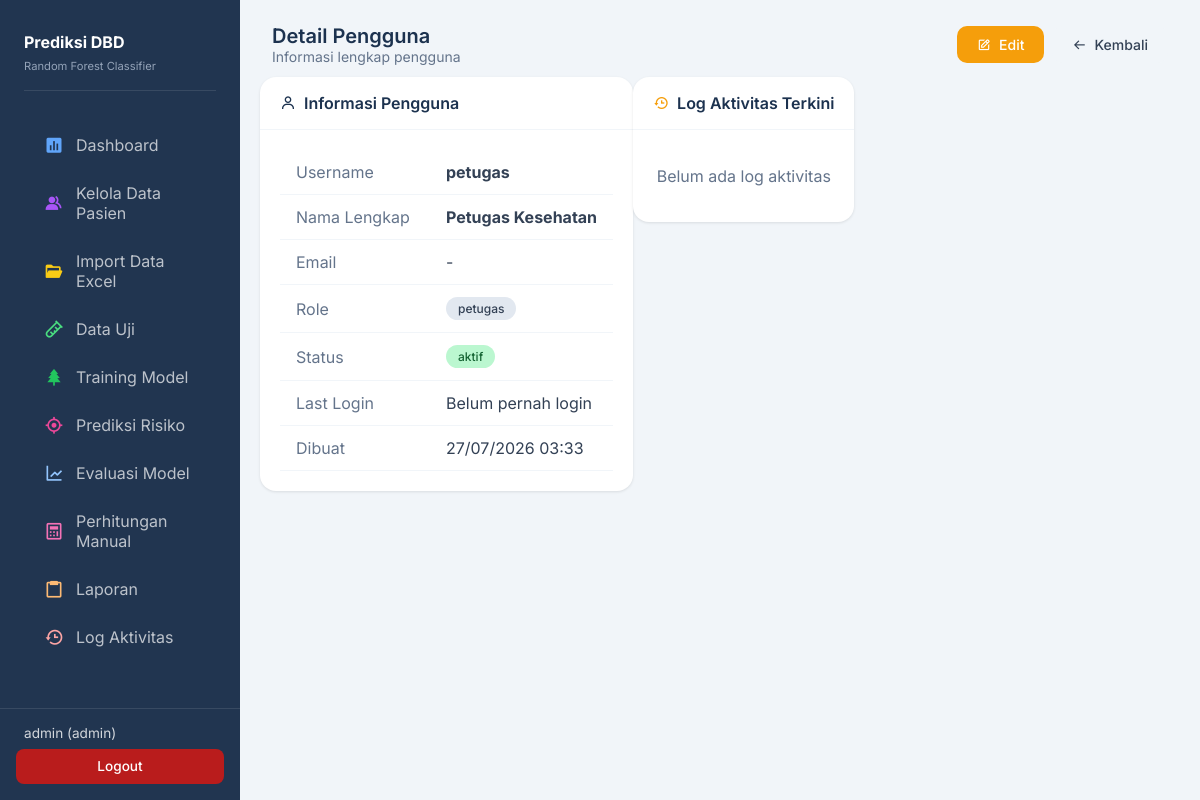
The app's page /users/view/2 (signed in) with its own data.
### app/models.py (models this page shows, shortened)
class User(UserMixin, db.Model):
    __tablename__ = 'users'
    id = db.Column(db.Integer, primary_key=True)
    username = db.Column(db.String(50), unique=True, nullable=False)
    password = db.Column(db.String(255), nullable=False)
    nama_lengkap = db.Column(db.String(100), nullable=False)
    email = db.Column(db.String(100))
    role = db.Column(db.Enum('admin', 'petugas'), default='petugas')
    foto = db.Column(db.String(255), default='default.png')
    status = db.Column(db.Enum('aktif', 'nonaktif'), default='aktif')
    last_login = db.Column(db.DateTime)
    created_at = db.Column(db.DateTime, default=datetime.utcnow)
    updated_at = db.Column(db.DateTime, default=datetime.utcnow, onupdate=datetime.utcnow)

### app/routes/users.py (the view)
@users_bp.route('/view/<int:id>')
@login_required
@admin_required
def view(id):
    user = User.query.get_or_404(id)
    logs = LogAktivitas.query.filter_by(user_id=id).order_by(
        LogAktivitas.created_at.desc()
    ).limit(10).all()
    return render_template('users/view.html', user=user, logs=logs)

### app/templates/users/view.html (shortened to what this page needs)
{% extends "base.html" %}
{% block content %}
<div class="page-header">
    <div>
        <h4>Detail Pengguna</h4>
        <p>Informasi lengkap pengguna</p>
    </div>
    <div class="d-flex gap-2">
        <a href="{{ url_for('users.edit', id=user.id) }}" class="btn btn-warning"><i class='bx bx-edit'></i> Edit</a>
        <a href="{{ url_for('users.index') }}" class="btn btn-secondary"><i class='bx bx-arrow-back'></i> Kembali</a>
    </div>
</div>
<div class="row">
    <div class="col-md-6">
        <div class="card">
            <div class="card-header">
                <h5><i class='bx bx-user text-primary me-2'></i>Informasi Pengguna</h5>
            </div>
            <div class="card-body">
                <table class="table table-borderless">
                    <tr>
                        <td class="text-muted" style="width: 150px;">Username</td>
                        <td><strong>{{ user.username }}</strong></td>
                    </tr>
                    <tr>
                        <td class="text-muted">Nama Lengkap</td>
                        <td><strong>{{ user.nama_lengkap }}</strong></td>
                    </tr>
                    <tr>
                        <td class="text-muted">Email</td>
                        <td>{{ user.email or '-' }}</td>
                    </tr>
                    <tr>
                        <td class="text-muted">Role</td>
                        <td><span class="badge badge-{{ 'primary' if user.role == 'admin' else 'secondary' }}">{{ user.role }}</span></td>
                    </tr>
                    <tr>
                        <td class="text-muted">Status</td>
                        <td><span class="badge badge-{{ 'success' if user.status == 'aktif' else 'danger' }}">{{ user.status }}</span></td>
                    </tr>
                    <tr>
                        <td class="text-muted">Last Login</td>
                        <td>{{ user.last_login.strftime('%d/%m/%Y %H:%M') if user.last_login else 'Belum pernah login' }}</td>
                    </tr>
                    <tr>
                        <td class="text-muted">Dibuat</td>
                        <td>{{ user.created_at.strftime('%d/%m/%Y %H:%M') if user.created_at else '-' }}</td>
                    </tr>
                </table>
            </div>
        </div>
    </div>
    <div class="col-md-6">
        <div class="card">
            <div class="card-header">
                <h5><i class='bx bx-history text-warning me-2'></i>Log Aktivitas Terkini</h5>
            </div>
            <div class="card-body">
                {% if logs %}
                <div class="timeline">
                    {% for log in logs %}
                    <div class="timeline-item mb-3">
                        <div class="d-flex justify-content-between">
                            <strong>{{ log.aksi }}</strong>
                            <small class="text-muted">{{ log.created_at.strftime('%d/%m/%Y %H:%M') }}</small>
                        </div>
                        <p class="text-muted mb-0">{{ log.deskripsi }}</p>
                    </div>
                    {% endfor %}
                </div>
                {% else %}
                <p class="text-muted text-center py-3">Belum ada log aktivitas</p>
                {% endif %}
            </div>
        </div>
    </div>
</div>
{% endblock %}

### app/templates/base.html (shortened to what this page needs)
<!DOCTYPE html>
<html lang="id">
<head>
    <link href="https://unpkg.com/boxicons@2.1.4/css/boxicons.min.css" rel="stylesheet">
</head>
<body>
    <aside class="sidebar" id="sidebar">
        <div class="sidebar-brand" style="margin-top: 0.5rem;">
            <div class="sidebar-brand-text">
                <h5>Prediksi DBD</h5>
                <small>Random Forest Classifier</small>
            </div>
        </div>
        <ul class="nav-menu">
            <li class="nav-item">
                <a href="{{ url_for('main.index') }}" class="nav-link {% if request.endpoint == 'main.index' %}active{% endif %}">
                    <i class='bx bxs-bar-chart-square' style="color: #60a5fa;"></i>
                    <span>Dashboard</span>
                </a>
            </li>
            {% if current_user.role in ['admin', 'petugas'] %}
            <li class="nav-item">
                <a href="{{ url_for('data.index') }}" class="nav-link {% if request.endpoint == 'data.index' %}active{% endif %}">
                    <i class='bx bxs-group' style="color: #a855f7;"></i>
                    <span>Kelola Data Pasien</span>
                </a>
            </li>
            <li class="nav-item">
                <a href="{{ url_for('data.import_excel') }}" class="nav-link {% if request.endpoint == 'data.import_excel' %}active{% endif %}">
                    <i class='bx bxs-folder-open' style="color: #facc15;"></i>
                    <span>Import Data Excel</span>
                </a>
            </li>
            {% endif %}
            {% if current_user.role in ['admin', 'petugas'] %}
            <li class="nav-item">
                <a href="{{ url_for('data_uji.index') }}" class="nav-link {% if request.endpoint == 'data_uji.index' %}active{% endif %}">
                    <i class='bx bx-test-tube' style="color: #4ade80;"></i>
                    <span>Data Uji</span>
                </a>
            </li>
            {% endif %}
            {% if current_user.role in ['admin', 'petugas'] %}
            <li class="nav-item">
                <a href="{{ url_for('training.index') }}" class="nav-link {% if request.endpoint and 'training' in request.endpoint %}active{% endif %}">
                    <i class='bx bxs-tree' style="color: #22c55e;"></i>
                    <span>Training Model</span>
                </a>
            </li>
            {% endif %}
            <li class="nav-item">
                <a href="{{ url_for('prediksi.index') }}" class="nav-link {% if 'prediksi' in request.endpoint %}active{% endif %}">
                    <i class='bx bx-target-lock' style="color: #ec4899;"></i>
                    <span>Prediksi Risiko</span>
                </a>
            </li>
            <li class="nav-item">
                <a href="{{ url_for('evaluasi.index') }}" class="nav-link {% if 'evaluasi' in request.endpoint %}active{% endif %}">
                    <i class='bx bx-line-chart' style="color: #93c5fd;"></i>
                    <span>Evaluasi Model</span>
                </a>
            </li>
            {% if current_user.role in ['admin', 'petugas'] %}
            <li class="nav-item">
                <a href="{{ url_for('perhitungan.index') }}" class="nav-link {% if request.endpoint and 'perhitungan' in request.endpoint %}active{% endif %}">
                    <i class='bx bx-calculator' style="color: #f472b6;"></i>
                    <span>Perhitungan Manual</span>
                </a>
            </li>
            {% endif %}
            <li class="nav-item">
                <a href="{{ url_for('laporan.index') }}" class="nav-link {% if request.endpoint and 'laporan' in request.endpoint %}active{% endif %}">
                    <i class='bx bx-clipboard' style="color: #fdba74;"></i>
                    <span>Laporan</span>
                </a>
            </li>
            {% if current_user.role == 'admin' %}
            <li class="nav-item">
                <a href="{{ url_for('log.index') }}" class="nav-link {% if 'log' in request.endpoint %}active{% endif %}">
                    <i class='bx bx-history' style="color: #fca5a5;"></i>
                    <span>Log Aktivitas</span>
                </a>
            </li>
            {% endif %}
        </ul>
        <div class="user-menu" style="padding: 1rem; border-top: 1px solid rgba(255,255,255,0.1); margin: auto -1.5rem 0 -1.5rem; background: var(--sidebar-bg);">
            <div style="margin-bottom: 0.5rem; padding: 0 0.5rem; font-size: 0.85rem; color: rgba(255,255,255,0.8);">
                {{ current_user.username }} ({{ current_user.role }})
            </div>
            <a href="{{ url_for('auth.logout') }}" class="btn btn-danger" style="width: 100%; border-radius: 8px; padding: 0.6rem; justify-content: center; background: #b91c1c; border: none; font-size: 0.85rem;">
                Logout
            </a>
        </div>
    </aside>
    <main class="main-content">
        {% block content %}{% endblock %}
    </main>
</body>
</html>

### app/templates/base.html (style rules this page uses)
:root { --primary: #1c324f; --primary-light: #28446b; --primary-100: #e2e8f0; --danger: #ef4444; --danger-light: #fee2e2; --warning: #f59e0b; --warning-light: #fdf6b2; --success: #22c55e; --success-light: #def7ec; --info: #3b82f6; --info-light: #dbeafe; --gray-50: #f8fafc; --gray-100: #f1f5f9; --gray-200: #e2e8f0; --gray-300: #cbd5e1; --gray-400: #94a3b8; --gray-500: #64748b; --gray-600: #475569; --gray-700: #334155; --gray-800: #1c324f; --gray-900: #0f172a; --sidebar-bg: #213550; --sidebar-width: 240px; }
* { box-sizing: border-box; margin: 0; padding: 0; }
body { font-family: 'Inter', sans-serif; background: var(--gray-100); min-height: 100vh; color: var(--gray-700); overflow-x: hidden; }
html { scroll-behavior: smooth; }
.sidebar { position: fixed; left: 0; top: 0; width: var(--sidebar-width); height: 100vh; background: var(--sidebar-bg); color: white; padding: 1.5rem; padding-bottom: 0; overflow-y: auto; z-index: 1000; transition: transform 0.3s ease; display: flex; flex-direction: column; }
.sidebar-brand { display: flex; align-items: center; gap: 0.75rem; margin-bottom: 2rem; padding-bottom: 1rem; border-bottom: 1px solid rgba(255,255,255,0.1); }
.sidebar-brand-text h5 { font-size: 1rem; font-weight: 700; margin-bottom: 0.125rem; color: white; }
.sidebar-brand-text small { font-size: 0.7rem; color: var(--gray-400); }
.nav-menu { list-style: none; flex: 1; overflow-y: auto; padding-bottom: 1rem; }
.nav-item { margin-bottom: 0.25rem; }
.nav-link { display: flex; align-items: center; gap: 0.75rem; padding: 0.75rem 1rem; color: rgba(255,255,255,0.7); text-decoration: none; transition: all 0.2s; border-left: 4px solid transparent; }
.nav-link i { font-size: 1.25rem; }
.main-content { margin-left: var(--sidebar-width); padding: 1.5rem 2rem; min-height: 100vh; }
.card { background: white; border-radius: 16px; box-shadow: 0 1px 3px rgba(0,0,0,0.1); margin-bottom: 1.5rem; overflow: hidden; }
.card-header { padding: 1rem 1.25rem; border-bottom: 1px solid var(--gray-100); display: flex; justify-content: space-between; align-items: center; }
.card-header h5 { font-size: 1rem; font-weight: 600; color: var(--gray-800); display: flex; align-items: center; }
.card-body { padding: 1.25rem; }
.btn { display: inline-flex; align-items: center; justify-content: center; gap: 0.5rem; padding: 0.625rem 1.25rem; border-radius: 10px; font-size: 0.875rem; font-weight: 500; cursor: pointer; border: none; transition: all 0.2s; text-decoration: none; }
.btn-secondary { background: var(--gray-100); color: var(--gray-700); }
.btn-danger { background: var(--danger); color: white; }
.btn-warning { background: var(--warning); color: white; }
.table { width: 100%; border-collapse: collapse; }
.table th, .table td { padding: 0.75rem 1rem; text-align: left; border-bottom: 1px solid var(--gray-100); white-space: nowrap; }
.badge { display: inline-flex; align-items: center; padding: 0.25rem 0.75rem; border-radius: 20px; font-size: 0.75rem; font-weight: 500; }
.badge-success { background: #bbf7d0; color: #166534; }
.badge-secondary { background: var(--gray-200); color: var(--gray-700); }
.page-header { display: flex; justify-content: space-between; align-items: center; margin-bottom: 1.5rem; }
.page-header h4 { font-size: 1.25rem; font-weight: 600; color: var(--gray-800); }
.page-header p { color: var(--gray-500); font-size: 0.875rem; }
.row { display: flex; flex-wrap: wrap; margin: -0.75rem; }
.text-center { text-align: center; }
.text-muted { color: var(--gray-500); }
.text-primary { color: var(--primary); }
.text-warning { color: var(--warning); }
.me-2 { margin-right: 0.5rem; }
.py-3 { padding-top: 1rem; padding-bottom: 1rem; }
.d-flex { display: flex; }
.gap-2 { gap: 0.5rem; }
.user-menu { margin-top: auto; margin-left: -1.5rem; margin-right: -1.5rem; padding: 0.75rem 1.5rem; background: rgba(255,255,255,0.1); border-top: 1px solid rgba(255,255,255,0.1); flex-shrink: 0; }

### records on screen
User: username "admin", role "admin"
User: username "petugas", nama_lengkap "Petugas Kesehatan", email "-", role "petugas", status "aktif", last_login "Belum pernah login", created_at "27/07/2026 03:33"
